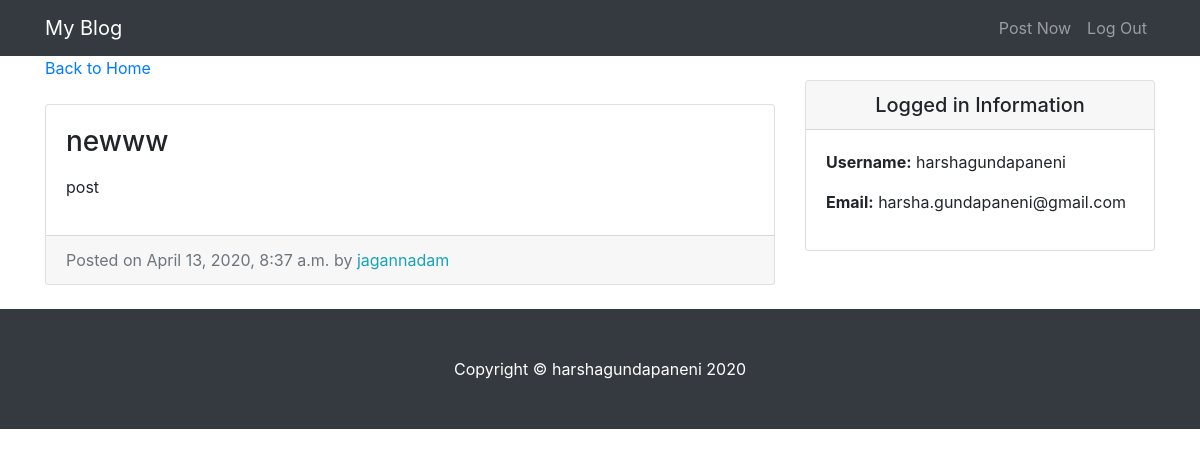
/entry/8/ (signed in), run on the app's committed database.
### entries/models.py (models this page shows, shortened)
class Entry(models.Model):
    entry_title=models.CharField(max_length=50)
    entry_text=models.TextField()
    entry_date=models.DateTimeField(auto_now_add=True)
    entry_author=models.ForeignKey(User,on_delete=models.CASCADE)
    class Meta:
        verbose_name_plural="entries"

### entries/views.py (the view)
class EntryView(LoginRequiredMixin,DetailView):
    model=Entry
    template_name = 'entries/entry_detail.html'

### entries/templates/entries/entry_detail.html
{% extends "entries/base.html" %}
{% block content %}
    <div class="col-md-8">
        <a href="{% url 'blog-name' %}"> Back to Home</a>
        <div class="card mb-4 mt-4">
          <div class="card-body">
            <h3 class="card-title">{{object.entry_title}}</h3>
            <p class="card-text">{{object.entry_text|linebreaks}}</p>
          </div>
          <div class="card-footer text-muted">
            Posted on {{object.entry_date}} by
            <span class= "text-info mr-2">{{object.entry_author}}</span>
          </div>
        </div>
      </div>
{% endblock %}

### entries/templates/entries/base.html (shortened to what this page needs)
{% load static %}
<!DOCTYPE html>
<html lang="en">
<head>
  <link href="{% static 'entries/vendor/bootstrap/css/bootstrap.min.css' %}" rel="stylesheet">
  <link href="{% static 'entries/css/blog-home.css'%}" rel="stylesheet">
</head>
<body>
  <nav class="navbar navbar-expand-lg navbar-dark bg-dark fixed-top">
    <div class="container">
      <a class="navbar-brand" href="{% url 'blog-name' %}">My Blog</a>
      <div class="collapse navbar-collapse" id="navbarResponsive">
        <ul class="navbar-nav ml-auto">
          <li class="nav-item">
            <a class="nav-link" href="{% url 'create_entry' %}">Post Now</a>
          </li>
          <li class="nav-item">
            <a class="nav-link" href="{% url 'logout' %}">Log Out</a>
          </li>
        </ul>
      </div>
    </div>
  </nav>
  <div class="container">
    <div class="row">
      {% block content %} {% endblock %}
    <div class="col-md-4">
      <div class="card my-4">
          <h5 class="card-header text-center">Logged in Information</h5>
          <div class="card-body">
            <ul class="list-unstyled mb-0">
                <li>
                    <p> <strong>Username:</strong> {{user.username}} </p>
                </li>
                <li>
                    <p> <strong>Email:</strong> {{user.email}}</p>
                </li>
            </ul>
          </div>
        </div>
      </div>
    </div>
  </div>
  <footer class="py-5 bg-dark">
    <div class="container">
      <p class="m-0 text-center text-white">Copyright &copy; harshagundapaneni 2020</p>
    </div>
  </footer>
</body>
</html>

### entries/static/entries/css/blog-home.css (style rules this page uses)
body { padding-top: 56px; }

### data on the page
Entry: entry_title "newww", entry_text "post", entry_date "April 13, 2020, 8:37 a.m.", entry_author "jagannadam"

### other printed values
{{ user.username }} "harshagundapaneni"
{{ user.email }} "harsha.gundapaneni@gmail.com"
